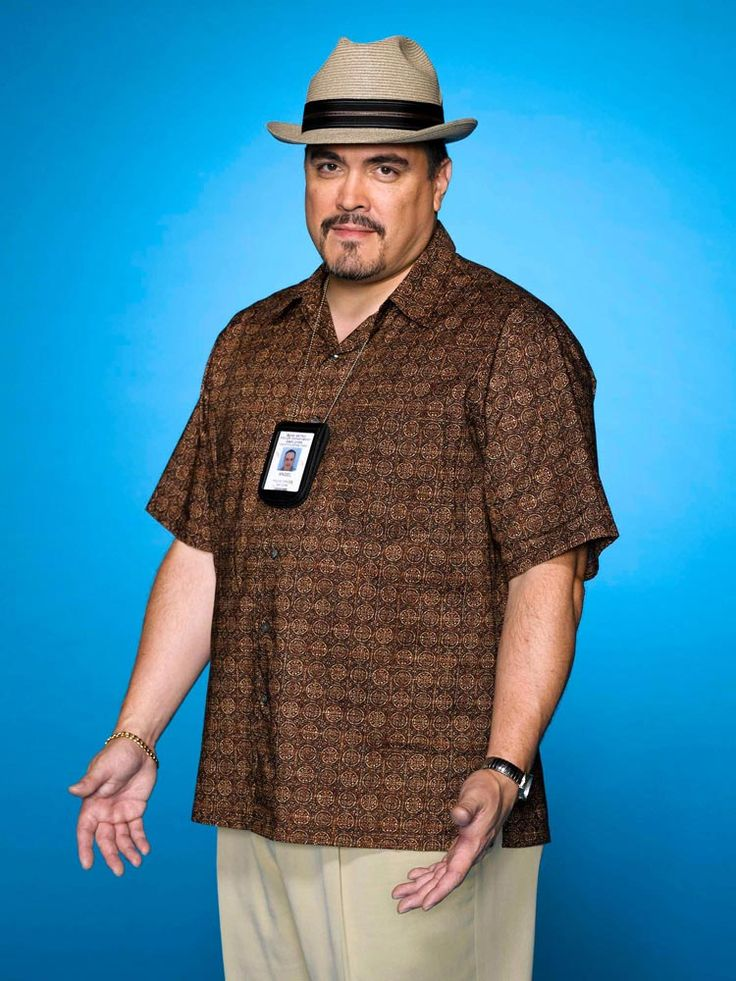
#> input picture lab3-io + zad5 lab 2/input.jpg, 736 x 981 px; the run also reads 1 picture not shown here
$ python -i iminim.py   (imports and definitions only)
#> lines starting #> are read from the running program, lines starting #| are printed output that depends on the picture
#> the answer given: input.jpg
#> the answer given: image1.png
#> the answer given: y
# iminim.py - Image in Image

import numpy as np
import cv2
import matplotlib.pyplot as plt
import os


def load_image(image_path):
    """Load an image file"""
#> called with image_path = 'input.jpg'
    img = cv2.imread(image_path)
#> img is the input picture: shape (981, 736, 3); mean B, G, R 157.4, 129.3, 64.9
    if img is None:
        raise FileNotFoundError(f"Could not load image from {image_path}")
    return cv2.cvtColor(img, cv2.COLOR_BGR2RGB)  # Convert BGR to RGB for matplotlib


def save_image(image_path, image):
    """Save an image to a file"""
    if len(image.shape) == 3 and image.shape[2] == 3:
        # Convert RGB to BGR for OpenCV
        image_to_save = cv2.cvtColor(image, cv2.COLOR_RGB2BGR)
    else:
        image_to_save = image
    cv2.imwrite(image_path, image_to_save)
    print(f"Image saved to {image_path}")


def generate_unique_filename(base_name="stego_image", extension=".png"):
    """Generate a unique filename that doesn't overwrite existing files"""
    if not os.path.exists(f"{base_name}{extension}"):
        return f"{base_name}{extension}"

    counter = 1
    while os.path.exists(f"{base_name}{counter}{extension}"):
        counter += 1

    return f"{base_name}{counter}{extension}"


def hide_image_in_image(cover_image_path, secret_image_path, output_image_path, nbits=1, max_secret_size=None):

    # Load the cover image
    cover_image = load_image(cover_image_path)
    print(f"Cover image loaded: {cover_image.shape}")
#| Cover image loaded: (981, 736, 3)

    # Load the secret image
    secret_image = load_image(secret_image_path)
#> call 2 of load_image, with image_path = 'image1.png'
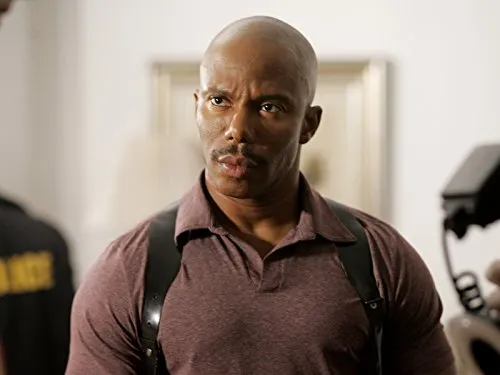
#> input picture lab3-io + zad5 lab 2/image1.png, 500 x 375 px
#> in load_image, img is the input picture: shape (375, 500, 3); mean B, G, R 120.5, 130.7, 145.3
    print(f"Secret image loaded: {secret_image.shape}")
#| Secret image loaded: (375, 500, 3)

    # Calculate available space in the cover image
    if len(cover_image.shape) == 3:  # Color image
        height, width, channels = cover_image.shape
#> height = 981; width = 736; channels = 3
        max_bits = height * width * channels * nbits
#> max_bits = 6498144
    else:  # Grayscale image
        height, width = cover_image.shape
        max_bits = height * width * nbits

    print(f"Available space in cover image: {max_bits} bits")
#| Available space in cover image: 6498144 bits

    # Resize the secret image if necessary
    if max_secret_size:
        secret_image = cv2.resize(secret_image, max_secret_size)
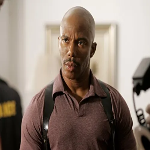
#> secret_image: shape (150, 150, 3); mean R, G, B 145.2, 130.6, 120.4
        print(f"Resized secret image to: {secret_image.shape}")
#| Resized secret image to: (150, 150, 3)

    # Convert secret image to JPEG format with quality compression
    # This step helps reduce the size while maintaining visual quality
    temp_path = "temp_secret.jpg"
    # Convert RGB to BGR for OpenCV
    secret_bgr = cv2.cvtColor(secret_image, cv2.COLOR_RGB2BGR)
    cv2.imwrite(temp_path, secret_bgr, [int(cv2.IMWRITE_JPEG_QUALITY), 75])

    # Read the compressed secret image as binary data
    with open(temp_path, "rb") as file:
        secret_data = file.read()

    print(f"Compressed secret image size: {len(secret_data)} bytes")

    # Convert secret image bytes to binary string
    binary_data = ""
    for byte in secret_data:
        binary_data += format(byte, '08b')

    print(f"Binary data length: {len(binary_data)} bits")

    # Check if the cover image is large enough
    if len(binary_data) > max_bits:
        raise ValueError(
            f"Secret image too large to hide. Need {len(binary_data)} bits, but only have {max_bits} bits available.")

    # Create a copy of the cover image
    stego_image = cover_image.copy()

    # Flatten the image
    flat_image = stego_image.reshape(-1)

    # Calculate mask for clearing the LSBs
    mask = ~((1 << nbits) - 1) & 0xFF  # Ensure mask stays in uint8 range

    # Embed the secret image data
    for i in range(0, len(binary_data), nbits):
        if i + nbits <= len(binary_data):
            pixel_index = i // nbits
            if pixel_index < len(flat_image):
                # Clear the LSBs
                flat_image[pixel_index] = (flat_image[pixel_index] & mask).astype(np.uint8)

                # Get nbits from the binary data
                bits = binary_data[i:i + nbits]
                bits_int = int(bits, 2)

                # Set the LSBs
                flat_image[pixel_index] = (flat_image[pixel_index] | bits_int).astype(np.uint8)

    # Remove temporary file
    if os.path.exists(temp_path):
        os.remove(temp_path)

    # Save the stego image
    save_image(output_image_path, stego_image)

    return len(binary_data)


def main():
    """Main function for image in image steganography"""
    print("=== Image in Image Steganography ===")

    # Get user input for image paths
    cover_image_path = input("Enter the path to the cover image: ")
    secret_image_path = input("Enter the path to the secret image to hide: ")

    # Generate a unique output filename
    output_image_path = generate_unique_filename()
    print(f"Output will be saved as: {output_image_path}")

    try:
        # Ask for image dimensions or use default
        use_defaults = input("Use default settings for image size and encoding bits? (y/n): ").lower()

        if use_defaults == 'y':
            max_secret_size = (150, 150)
            nbits = 3
        else:
            # Get custom dimensions
            width = int(input("Enter maximum width for secret image (e.g., 150): "))
            height = int(input("Enter maximum height for secret image (e.g., 150): "))
            max_secret_size = (width, height)

            # Get bit depth
            nbits = int(input("Enter number of LSB bits to use (1-4 recommended): "))

        # Hide the second image in the first with resizing
        data_length = hide_image_in_image(
            cover_image_path,
            secret_image_path,
            output_image_path,
            nbits=nbits,
            max_secret_size=max_secret_size
        )

        print(f"Successfully hidden {data_length} bits of image data")
        print(f"To extract the hidden image, remember this data length: {data_length}")
        print(f"Or use the automatic extraction method that looks for JPEG markers")

        # Ask if user wants to display the images
        show_images = input("Display the original and steganography images? (y/n): ").lower()
#> the answer given: y
        if show_images == 'y':
            # Load and display images
            cover_image = load_image(cover_image_path)
            stego_image = load_image(output_image_path)

            plt.figure(figsize=(12, 6))

            plt.subplot(1, 2, 1)
            plt.imshow(cover_image)
            plt.title("Original Cover Image")
            plt.axis('off')

            plt.subplot(1, 2, 2)
            plt.imshow(stego_image)
            plt.title("Image with Hidden Content")
            plt.axis('off')

            plt.tight_layout()
            plt.show()
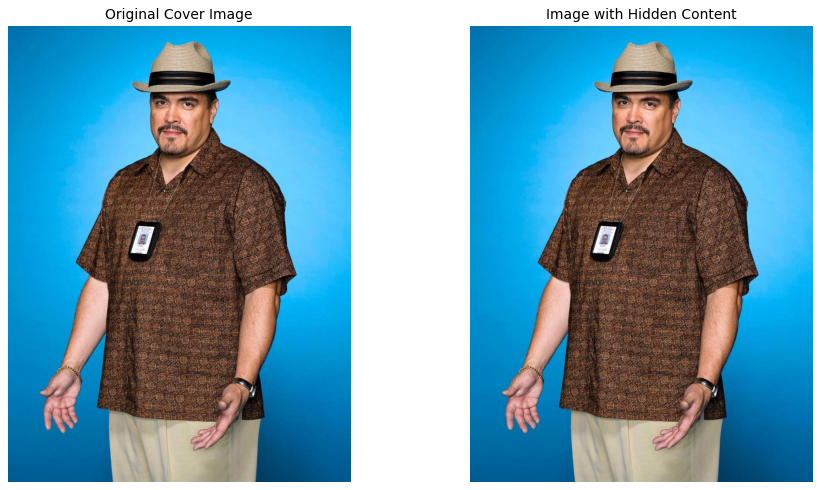
#> figure drawn by matplotlib, 2 panels

    except Exception as e:
        print(f"Error: {e}")

    input("\nPress Enter to return to the main menu...")

>>> result = main()
